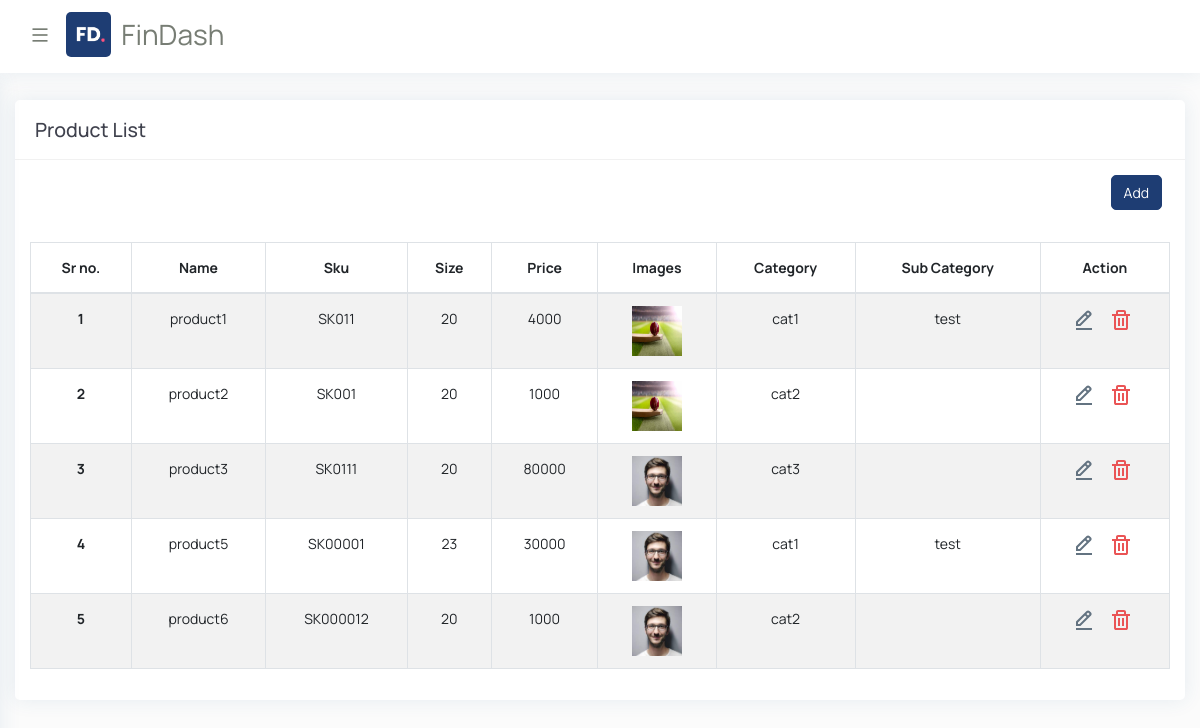
The app's page /show_product/ with its own data.
### demo_admin/models.py (models this page shows)
class Product(models.Model):
    product_name=models.CharField(max_length=10,null=True,blank=True)
    product_sku=models.CharField(max_length=10,null=True,blank=True,unique=True)
    product_size=models.CharField(max_length=10,null=True,blank=True)
    price=models.IntegerField()
    images=models.ImageField(upload_to='images',null=True,blank=True)
    category_id=models.ForeignKey(Category,on_delete=models.SET_NULL,null=True,blank=True)
    sub_category_id=models.ForeignKey(Sub_Category,on_delete=models.SET_NULL,null=True,blank=True)
    created_at=models.DateTimeField(default=timezone.now)
    updated_at=models.DateTimeField(default=timezone.now)

class Category(models.Model):
    category_name=models.CharField(max_length=10,null=True,blank=True)
    category_image=models.ImageField(upload_to='images',null=True,blank=True)
    category_code=models.CharField(max_length=10,null=True,blank=True)
    created_at=models.DateTimeField(default=timezone.now)
    updated_at=models.DateTimeField(default=timezone.now)

class Sub_Category(models.Model):
    category_id=models.ForeignKey(Category,on_delete=models.SET_NULL,null=True,blank=True)
    sub_category_name=models.CharField(max_length=10,null=True,blank=True)
    sub_category_image=models.ImageField(upload_to='images',null=True,blank=True)
    sub_category_code=models.CharField(max_length=10,null=True,blank=True)
    created_at=models.DateTimeField(default=timezone.now)
    updated_at=models.DateTimeField(default=timezone.now)

### demo_admin/views.py (the view)
# urls.py: path('show_product/', views.show_product, name='show_product'),
def show_product(request):
    data=Product.objects.all()
    context={'data':data}
    return render(request,'admin_template/product/show_product.html',context)

### templates/admin_template/product/show_product.html (shortened to what this page needs)
{% extends 'admin_template/base.html' %}
{% load static %}
{% block body %}
<div id="content-page" class="content-page">
    <div class="container-fluid">
       <div class="row">
          <div class="col-sm-12">
             <div class="iq-card">
                <div class="iq-card-header d-flex justify-content-between">
                   <div class="iq-header-title">
                      <h4 class="card-title">Product List</h4>
                   </div>
                </div>
                <div class="iq-card-body">
                   <div id="table" class="table-editable">
                      <span class="table-add float-right mb-3 mr-2">
                        <a type="submit" href="{% url 'add_product' %}" class="btn btn-primary mb-3">Add</a>
                      </span>
                     <div class="table-responsive">
                        <table id="tableID" class="table table-bordered table-responsive-md table-striped text-center" >
                        <thead>
                            <tr width="100">
                              <th style="text-align: center">Sr no.</th>
                               <th style="text-align: center">Name</th>
                               <th style="text-align: center">Sku</th>
                               <th style="text-align: center">Size</th>
                               <th style="text-align: center">Price</th>
                               <th style="text-align: center">Images</th>
                               <th style="text-align: center">Category</th>
                               <th style="text-align: center">Sub Category</th>
                               <th style="text-align: center">Action</th>
                            </tr>
                         </thead>
                         <tbody>
                            {%for d in data%}
                            <tr>
                            <th scope="row" style="text-align: center;">{{ forloop.counter }}</th>
                            <td>{{d.product_name}}</td>
                            <td>{{d.product_sku}}</td>
                            <td style="text-align: center;">{{d.product_size}}</td>
                            <td style="text-align: center;">{{d.price}}</td>
                            <td style="text-align: center;">{% if d.images %}
                            <img src="{{d.images.url}}" width="50" height="50">
                            {% endif %}</td>
                            <td>{{d.category_id.category_name}}</td>
                            <td>{{d.sub_category_id.sub_category_name}}</td>
                           <td>
                              <a class="me-3" href="{% url 'edit_product' d.id %}" >
                                 <img src="{% static 'admin_static/images/icon/edit.svg'%}" alt="img">
                             </a>
                             <a class="me-3" href="{% url 'delete_product' d.id %}" onclick="return confirm('Are you sure you want to delete this?')">
                                 <img src="{% static 'admin_static/images/icon/delete.svg'%}" alt="img">
                             </a>
                           </td>
                           {%endfor%}
                            </tr>
                           </div>
                     </div>
                  </div>
               </div>
            </div>
         </div>
      </div>
   </div>
</div>
 {% endblock %}

### static/admin_static/css/typography.css (style rules this page uses)
body { font-family: 'Manrope', sans-serif; font-weight: 400; font-style: normal; font-size: 14px; line-height: 1.8; padding: 0; margin: 0; color: var(--iq-body-text); background: var(--iq-body-bg); }
a, .btn { -webkit-transition: all 0.5s ease-out 0s; -moz-transition: all 0.5s ease-out 0s; -ms-transition: all 0.5s ease-out 0s; -o-transition: all 0.5s ease-out 0s; transition: all 0.5s ease-out 0s; }
a, button, input, btn { outline: medium none !important; }
a { color: var(--iq-primary); }
h1, h2, h3, h4, h5, h6 { font-family: 'Manrope', sans-serif; font-weight: 500; margin: 0px; line-height: 1.5; color: var(--iq-title-text); }
h4 { font-size: 1.400em; }
.iq-card { background: var(--iq-light-card); -webkit-border-radius: 5px; -moz-border-radius: 5px; border-radius: 5px; margin-bottom: 30px; border: none; -webkit-box-shadow: 0px 0px 20px 0px rgba(44, 101, 144, 0.1); box-shadow: 0px 0px 20px 0px rgba(44, 101, 144, 0.1); }
.iq-card-body { padding: 15px; }
.iq-card .iq-card-header { padding: 0 20px; min-height: 60px; -ms-flex-align: center !important; align-items: center !important; border-bottom: 1px solid var(--iq-border-light); }
.iq-card .iq-card-header .iq-header-title { display: inline-block; align-self: center !important; }
.iq-card .iq-card-header .iq-header-title .card-title { margin-bottom: 0; }
.btn { font-size: 14px; border-radius: 5px; }
.btn-primary { background: var(--iq-primary); border-color: var(--iq-primary); }

### static/admin_static/css/responsive.css (style rules this page uses)
@media (max-width:1299px) { .content-page, body.sidebar-main .content-page { margin-left: 0; padding: 100px 0 0; } }

### static/admin_static/css/variable.css (style rules this page uses)
:root { --iq-title-text: #3f414d; --iq-body-text: #777d74; --iq-body-bg: #fbfbfb; --iq-primary: #1e3d73; --iq-secondary: #a09e9e; --iq-success: #65f9b3; --iq-warning: #ffbf43; --iq-danger: #fe517e; --iq-info: #9267ff; --iq-dark: #3f414d; --iq-light: #fafafb; --iq-white: #ffffff; --iq-black: #000000; --iq-light-primary: #e7ecee; --iq-light-secondary: #f1f2f1; --iq-light-success: #ecfff6; --iq-light-danger: #ffeeee; --iq-light-warning: #fefaee; --iq-light-info: #f4f0ff; --iq-light-dark: #f0efef; --iq-primary-hover: #1d335a; --iq-secondary-hover: #3948e8; --iq-success-hover: #8defc0; --iq-danger-hover: #ff6a6a; --iq-warning-hover: #fae837; --iq-info-hover: #fff1e0; --iq-dark-hover: #3948e8; --iq-border-light: #f1f1f1; --iq-light-card: #ffffff; --iq-primary-rgb: 100, 114, 248; --iq-color1: #1e3d73; --iq-color2: #02d871; --iq-color3: #309cf3; --iq-color4: #ff00ff; --iq-color5: #fb1f4c; --iq-color6: #00ced1; --iq-color7: #f35f3b; --iq-color8: #fde117; --iq-color9: #ff0000; --iq-color10: #88028c; --iq-color11: #00d5ab; --iq-color12: #ce9252; --iq-color13: #f9ae02; --iq-color14: #1e7fe4; --iq-color15: #006400; --iq-color16: #fa7c04; --iq-color17: #81bf02; --iq-color18: #99a7ca; --iq-color19: #3d2a26; --iq-color20: #a0746b; }

### records on screen
Product: product_name "product1", product_sku "SK011", product_size "20", price "4000", images (picture), category_id.category_name "cat1", sub_category_id.sub_category_name "test"
Product: product_name "product2", product_sku "SK001", product_size "20", price "1000", images (picture), category_id.category_name "cat2"
Product: product_name "product3", product_sku "SK0111", product_size "20", price "80000", images (picture), category_id.category_name "cat3"
Product: product_name "product5", product_sku "SK00001", product_size "23", price "30000", images (picture), category_id.category_name "cat1", sub_category_id.sub_category_name "test"
Product: product_name "product6", product_sku "SK000012", product_size "20", price "1000", images (picture), category_id.category_name "cat2"
